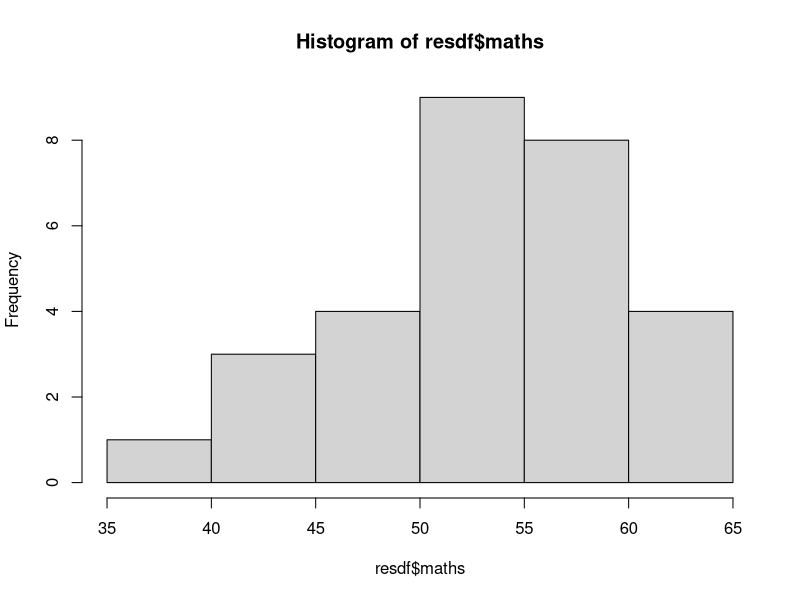
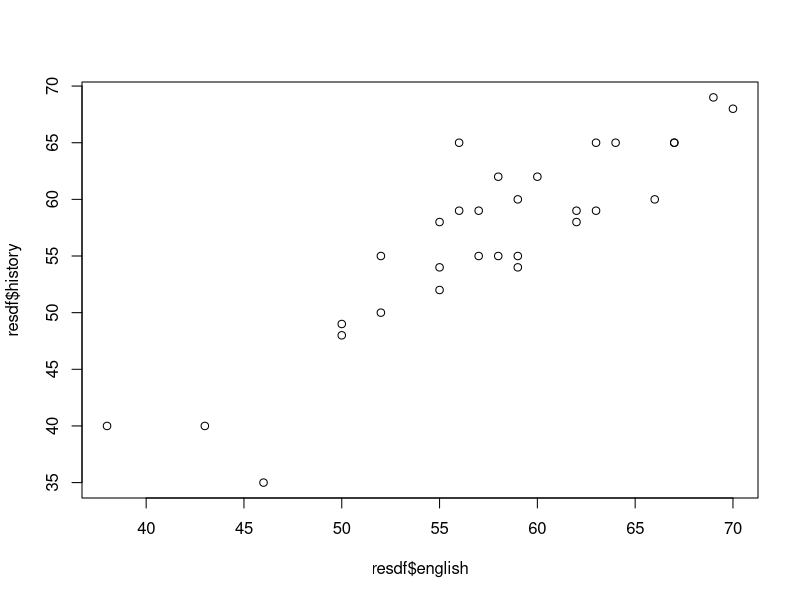

These figures' R source, in order:
## ---- chunk 1
knitr::opts_chunk$set(echo = TRUE)
## ---- chunk 2
resdf<-read.csv("cleandata.csv")

hist(resdf$maths)


## ---- chunk 3
plot(resdf$english,resdf$history)
## ---- chunk 4
modenghist<-lm(resdf$english~resdf$history)
library(xtable)
coeffs<-xtable(summary(modenghist)$coef)
print(coeffs)
